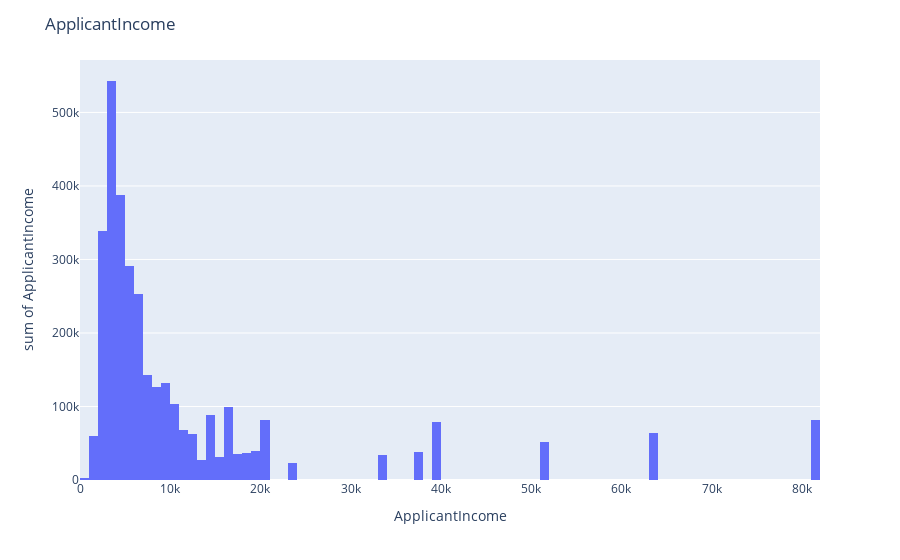
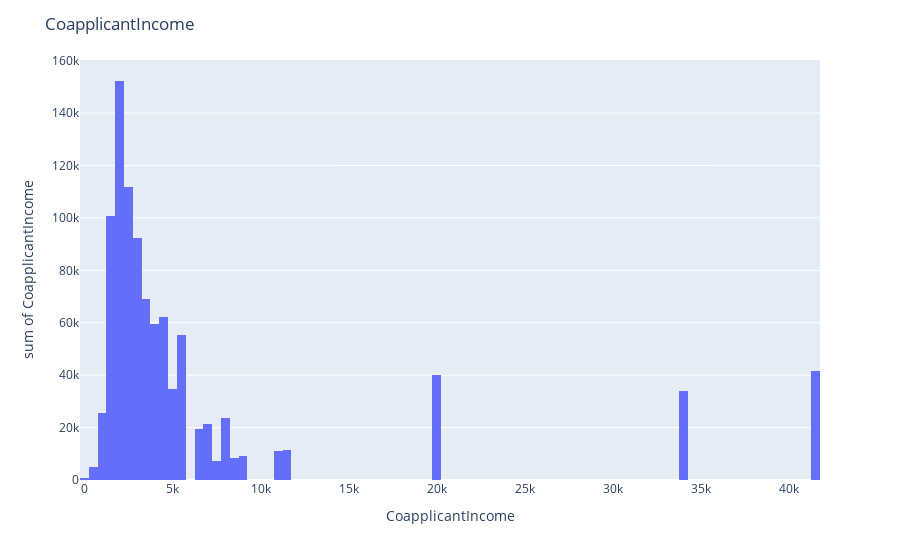
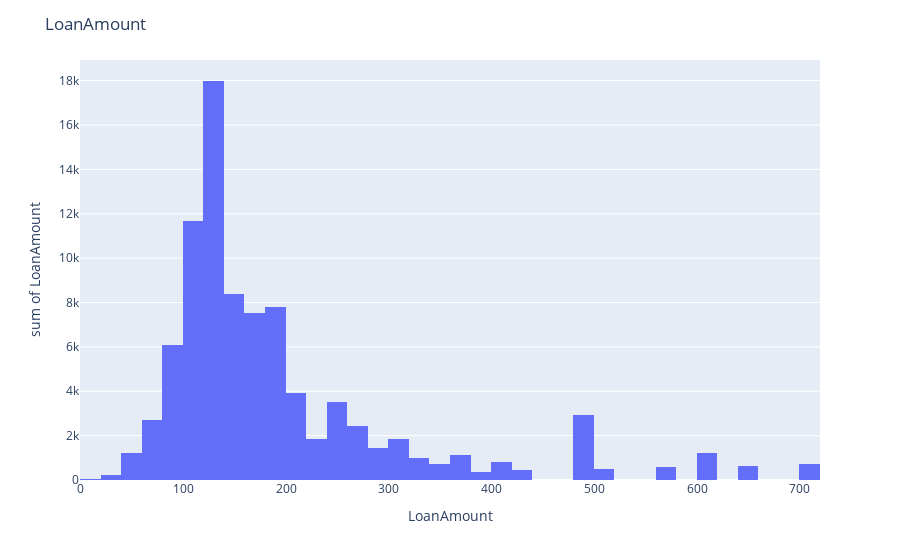

Here is the notebook cell these charts were saved with, in order:
### Code cell
fig = px.histogram(data["ApplicantIncome"],x ="ApplicantIncome" ,y = "ApplicantIncome" )
fig.update_layout(title="ApplicantIncome")
fig.show()

fig = px.histogram(data["CoapplicantIncome"],x ="CoapplicantIncome" ,y = "CoapplicantIncome" )
fig.update_layout(title="CoapplicantIncome")
fig.show()

fig = px.histogram(data["LoanAmount"],x ="LoanAmount" ,y = "LoanAmount" )
fig.update_layout(title="LoanAmount")
fig.show()

### Figure 1 — Plotly figure (JSON) as saved in the notebook; plotly's stock layout.template omitted (floating-point values rounded to 4 significant figures; data arrays with more than 128 entries replaced by an {"elided": "..."} marker saying what was removed)
{"data": [{"alignmentgroup": "True", "bingroup": "x", "histfunc": "sum", "hovertemplate": "ApplicantIncome=%{x}<br>sum of ApplicantIncome=%{y}<extra></extra>", "legendgroup": "", "marker": {"color": "#636efa", "pattern": {"shape": ""}}, "name": "", "offsetgroup": "", "orientation": "v", "showlegend": false, "type": "histogram", "x": {"elided": "614 int values"}, "xaxis": "x", "y": {"elided": "614 int values"}, "yaxis": "y"}], "layout": {"barmode": "relative", "legend": {"tracegroupgap": 0}, "margin": {"t": 60}, "title": {"text": "ApplicantIncome"}, "xaxis": {"anchor": "y", "domain": [0, 1], "title": {"text": "ApplicantIncome"}}, "yaxis": {"anchor": "x", "domain": [0, 1], "title": {"text": "sum of ApplicantIncome"}}}}

### Figure 2 — Plotly figure (JSON) as saved in the notebook; plotly's stock layout.template omitted (floating-point values rounded to 4 significant figures; data arrays with more than 128 entries replaced by an {"elided": "..."} marker saying what was removed)
{"data": [{"alignmentgroup": "True", "bingroup": "x", "histfunc": "sum", "hovertemplate": "CoapplicantIncome=%{x}<br>sum of CoapplicantIncome=%{y}<extra></extra>", "legendgroup": "", "marker": {"color": "#636efa", "pattern": {"shape": ""}}, "name": "", "offsetgroup": "", "orientation": "v", "showlegend": false, "type": "histogram", "x": {"elided": "614 float values"}, "xaxis": "x", "y": {"elided": "614 float values"}, "yaxis": "y"}], "layout": {"barmode": "relative", "legend": {"tracegroupgap": 0}, "margin": {"t": 60}, "title": {"text": "CoapplicantIncome"}, "xaxis": {"anchor": "y", "domain": [0, 1], "title": {"text": "CoapplicantIncome"}}, "yaxis": {"anchor": "x", "domain": [0, 1], "title": {"text": "sum of CoapplicantIncome"}}}}

### Figure 3 — Plotly figure (JSON) as saved in the notebook; plotly's stock layout.template omitted (floating-point values rounded to 4 significant figures; data arrays with more than 128 entries replaced by an {"elided": "..."} marker saying what was removed)
{"data": [{"alignmentgroup": "True", "bingroup": "x", "histfunc": "sum", "hovertemplate": "LoanAmount=%{x}<br>sum of LoanAmount=%{y}<extra></extra>", "legendgroup": "", "marker": {"color": "#636efa", "pattern": {"shape": ""}}, "name": "", "offsetgroup": "", "orientation": "v", "showlegend": false, "type": "histogram", "x": {"elided": "614 int values"}, "xaxis": "x", "y": {"elided": "614 int values"}, "yaxis": "y"}], "layout": {"barmode": "relative", "legend": {"tracegroupgap": 0}, "margin": {"t": 60}, "title": {"text": "LoanAmount"}, "xaxis": {"anchor": "y", "domain": [0, 1], "title": {"text": "LoanAmount"}}, "yaxis": {"anchor": "x", "domain": [0, 1], "title": {"text": "sum of LoanAmount"}}}}
